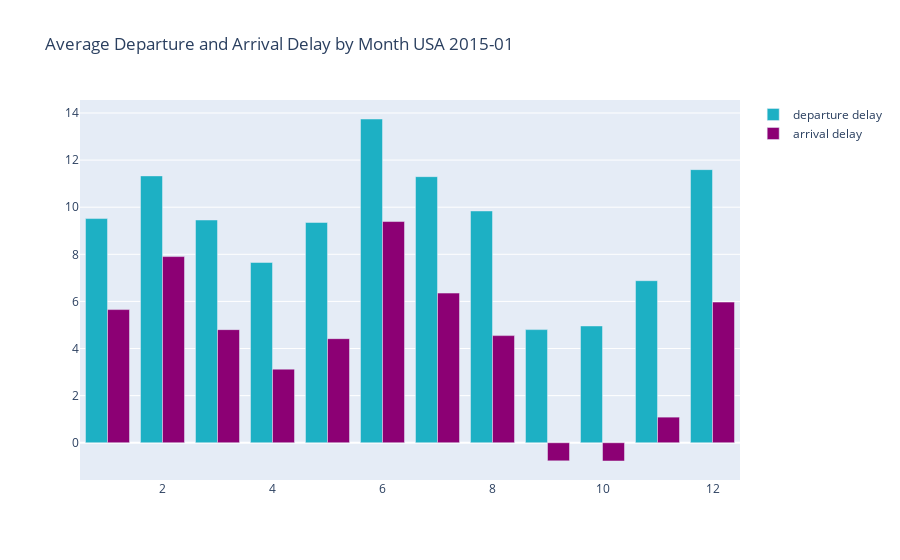

The notebook cell saved with this chart:
### Code cell
fig = go.Figure(data = [go.Bar(x=df.month, y=df.dep_delay, name='departure delay', marker_color='#1DB0C4'),
                        go.Bar(x=df.month, y=df.arr_delay, name='arrival delay', marker_color='#8C0074')],
               layout=go.Layout(title='Average Departure and Arrival Delay by Month USA 2015-01'))
fig.show()

### Figure 1 — Plotly figure (JSON) as saved in the notebook; plotly's stock layout.template omitted (floating-point values rounded to 4 significant figures)
{"data": [{"marker": {"color": "#1DB0C4"}, "name": "departure delay", "type": "bar", "x": [11, 12, 5, 6, 7, 8, 9, 10, 3, 4, 1, 2], "y": [6.88, 11.59, 9.353, 13.74, 11.3, 9.84, 4.804, 4.959, 9.457, 7.654, 9.517, 11.33]}, {"marker": {"color": "#8C0074"}, "name": "arrival delay", "type": "bar", "x": [11, 12, 5, 6, 7, 8, 9, 10, 3, 4, 1, 2], "y": [1.088, 5.972, 4.419, 9.391, 6.354, 4.548, -0.7679, -0.7751, 4.802, 3.125, 5.653, 7.903]}], "layout": {"title": {"text": "Average Departure and Arrival Delay by Month USA 2015-01"}}}
